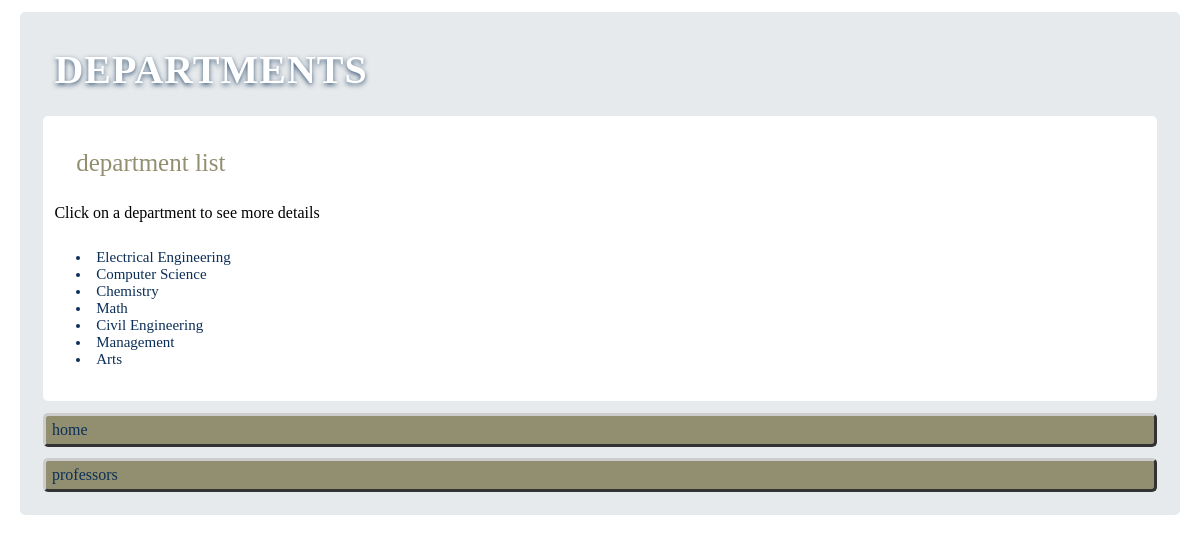
Screenshot of /unimng/department/ with the database file from the repository.
### unimng/models.py (models this page shows)
class Department(models.Model):
    descr = models.CharField(max_length=45)
    def __str__(self):
        return self.descr

### unimng/views.py (the view)
# urls.py: path('department/', views.DepartmentList.as_view(), name='departments'),
class DepartmentList(generic.ListView):
    template_name = 'unimng/departments.html'
    context_object_name = 'department_list'
    def get_queryset(self):
        return Department.objects.all()

### unimng/templates/unimng/departments.html
{% load static %}
<link rel="stylesheet" type="text/css" href="{% static 'unimng/style.css' %}">
<div class="container">
  <div class="title">
    DEPARTMENTS
  </div>
  <div class="sub-container">
    {% if department_list %}
    <div class="sub-title">
      department list
    </div>
    <p>Click on a department to see more details</p>
    <div class="list">
      {% for department in department_list %}
      <li><a href="{% url 'unimng:department' department.id %}">{{ department }}</a></li>
      {% endfor %}
    </div>
    {% else %}
    <div class="sub-title">
      there's nothing here to show!
    </div>
    {% endif %}
  </div>
  <div class="nav-button">
    <a href="{% url 'unimng:index' %}">home</a>
  </div>
  <div class="nav-button">
    <a href="{% url 'unimng:professors' %}">professors</a>
  </div>
</div>

### unimng/static/unimng/style.css (style rules this page uses)
.nav-button { background-color: rgb(146, 143, 112); color: #333333; padding: 5px 6px 5px 6px; border-top: 3px solid #CCCCCC; border-right: 3px solid #333333; border-bottom: 3px solid #333333; border-left: 3px solid #CCCCCC; border-radius: 5px; }
a { color: rgb(12, 47, 87); }
.container { background: rgb(231, 234, 236); border-radius: 5px; }
.sub-container { background: rgb(255, 255, 255); border-radius: 5px; }
div { margin: 1%; padding: 1%; border-width: 20%; }
.title { color: white; font-size: 40px; font-family: 'Trebuchet MS'; text-shadow: 0 2px 5px rgba(12, 47, 87, 0.781); letter-spacing: 1px; font-weight: bold; }
.sub-title { font-size: 25px; font-family: 'Arial, serif'; color: rgb(146, 143, 112); }
.list { color: rgb(12, 47, 87); }
li { text-decoration: none; font-size: 15px; font-family: 'Trebuchet MS'; }
a:link { color: rgb(12, 47, 87); text-decoration: none; }

### rows the page displays
Department: descr "Electrical Engineering"
Department: descr "Computer Science"
Department: descr "Chemistry"
Department: descr "Math"
Department: descr "Civil Engineering"
Department: descr "Management"
Department: descr "Arts"
